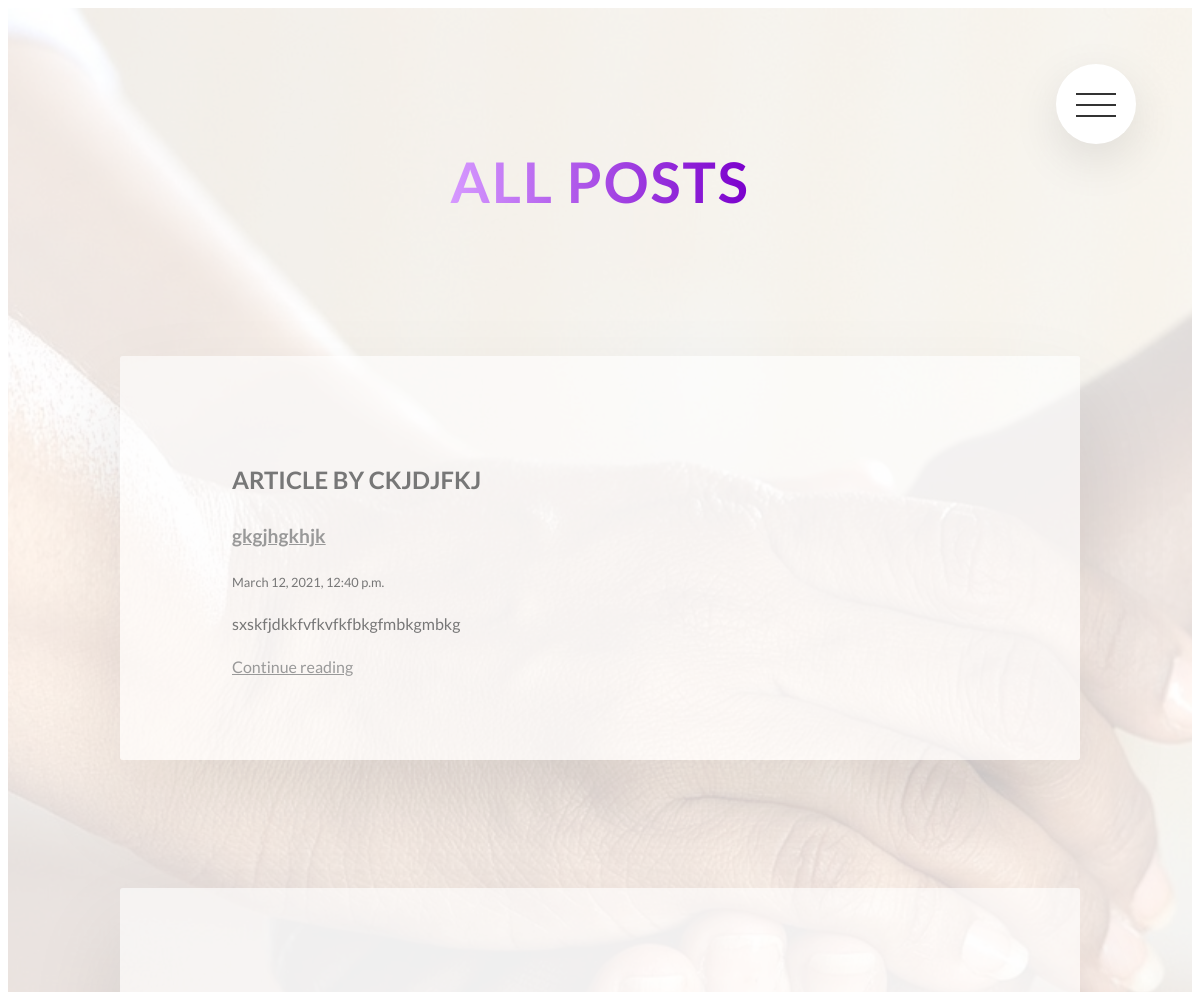
/posts/ (upper part), run on an earlier commit of the app's database.
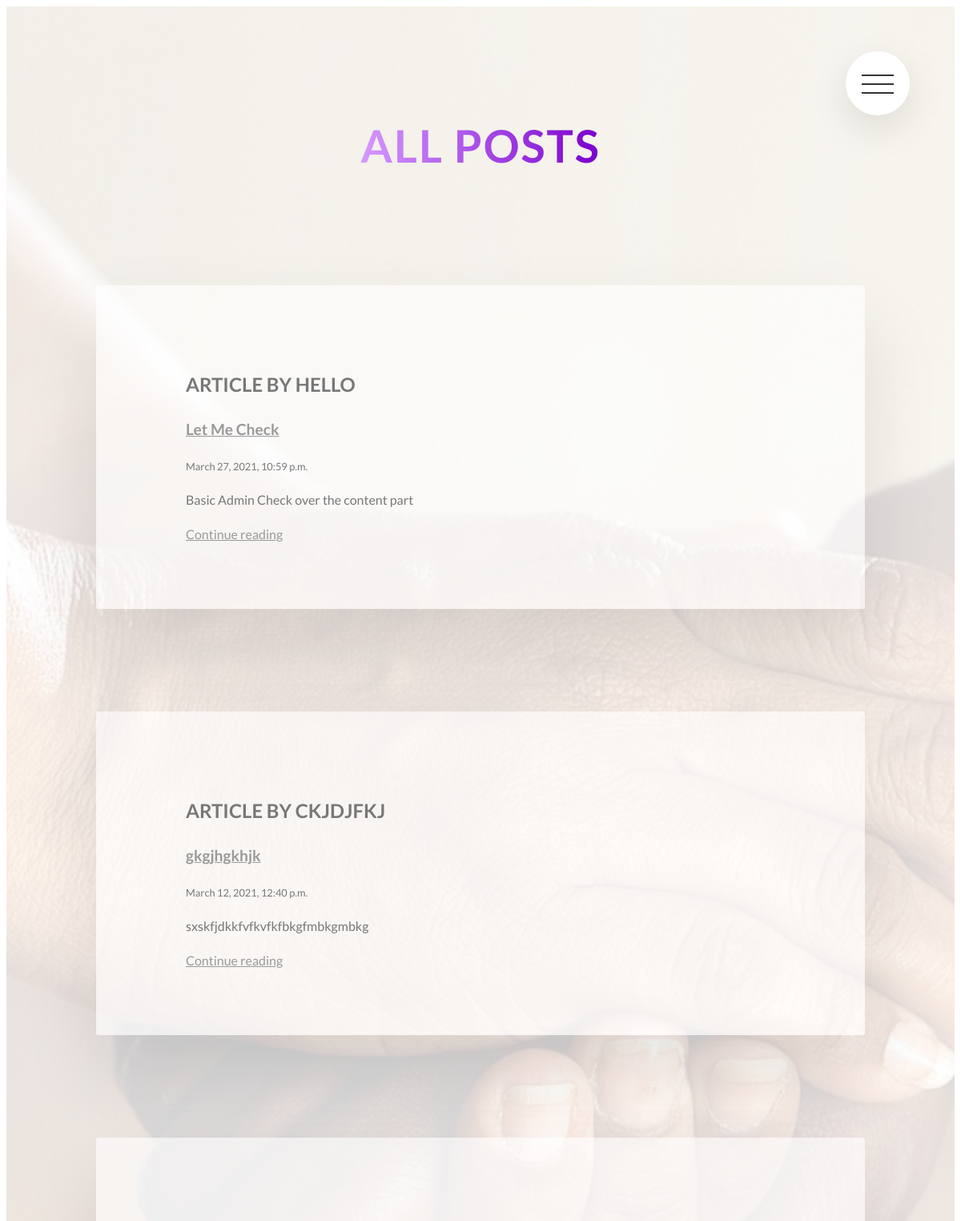
And on a later commit of the database.
### posts/models.py (models this page shows, shortened)
class Post(models.Model):
    sno = models.AutoField(primary_key=True)
    user = models.ForeignKey(User, related_name="posts",on_delete=models.CASCADE)
    title = models.CharField(max_length=200)
    author = models.CharField(max_length=100)
    content = models.TextField()
    views = models.IntegerField(default=0)
    likes = models.ManyToManyField(User, related_name='blog_posts')
    tags = models.CharField(max_length=200)
    slug  = models.SlugField(blank=True, unique=True)
    created_at = models.DateTimeField(default=now)

### posts/views.py (the view)
# urls.py: path("", AllPosts, name="all"),
def AllPosts(request):
    allPosts = Post.objects.all().order_by('-created_at')
    context = {
        'allPosts' : allPosts
    }
    return render(request,"posts/allpost.html",context)

### posts/templates/posts/allpost.html
{% extends "posts/post_base.html" %}
{% block post_content %}
<section class="all-post">
    <div class="bg-image">
        <img src="/static/img/home1.jpg" class="bg-image__content" alt="photo">
    </div>
    <div class="u-center-text u-margin-bottom-big">
    <h2 class="heading-secondary">All Posts</h2></div>
    {% for post in allPosts  %}
    <div class="row">
        <div class="post-one">
            <h3 class="heading-post">Article  by {{post.author}}</h3>
            <h3 class="heading-title"><a href="/posts/r/{{ post.slug }}" class="links">{{ post.title }}</a></h3>
            <div class="text">{{ post.created_at }}</div>
            <p class="text-post">{{post.content| truncatechars:200}}</p>
            <div class="more-link">
            	<a href="/posts/r/{{ post.slug }}" role="button" class="links">Continue reading</a>
            </div>
        </div>
    </div>
        {% endfor %}
</section>
{% endblock %}

### posts/templates/posts/post_base.html
{% extends "base.html" %}
{% block content %}
<div class="posts-page">
	<div class="container">
		<div class="row">
			{% block post_content %}{% endblock %}
		</div>
	</div>
</div>
{% endblock %}

### templates/base.html (shortened to what this page needs)
<!DOCTYPE html>
{% load static %}
<html>
  <head>
    <link rel="stylesheet" href="https://cdnjs.cloudflare.com/ajax/libs/font-awesome/4.7.0/css/font-awesome.min.css">
    <link rel="stylesheet" href="{% static 'css/style.css' %}">
  </head>
<body>
  <div class="navigation">
    <label for="navi-toogle" class="navigation__button">
        <span class="navigation__icon">&nbsp;</span>
    </label>
      </div>
  <div class="container mycontent">
    {% block content %} {% endblock %}
  </div>
  </body>
</html>

### static/css/style.css (style rules this page uses)
body { font-family: "Lato" ,sans-serif; font-weight: 400; line-height: 1.7; color: #777; }
.heading-secondary { font-size: 3.5rem; text-transform: uppercase; font-weight: 700; display: inline-block; background-image: linear-gradient(to right, #d699ff, #7a00cc); -webkit-background-clip: text; color: transparent; letter-spacing: 2px; transition: all .2s; }
.u-center-text { text-align: center !important; }
.u-margin-bottom-big { margin-bottom: 5rem !important; }
.bg-image { position: absolute; top: 0; left: 0; height: 100%; width: 100%; z-index: -1; opacity: .15; overflow: hidden; }
.bg-image__content { height: 100%; width: 100%; object-fit: cover; }
.all-post { position: relative; padding: 5rem 5rem; }
.post-one { width: 75%; margin: 0 auto; box-shadow: 0 3rem 6rem rgba(0, 0, 0, 0.1); background-color: rgba(255, 255, 255, 0.6); border-radius: 3px; padding: 5rem; padding-left: 7rem; }
.post-one .heading-post { font-size: 1.5rem; font-weight: 700; margin-bottom: 0; text-transform: uppercase; }
.post-one .heading-title { font-size: 1.2rem; color: #999; }
.post-one .links { color: #999; }
.post-one .text { font-size: .8rem; margin: 0; padding: 0; }
.row { max-width: 114rem; margin: 0 auto; }
.row:not(:last-child) { margin-bottom: 8rem; }
.row::after { content: ""; display: table; clear: both; }
.navigation__button { background-color: #fff; height: 5rem; width: 5rem; position: fixed; top: 4rem; right: 4rem; border-radius: 50%; z-index: 2000; box-shadow: 0 1rem 3rem rgba(0, 0, 0, 0.1); text-align: center; cursor: pointer; }
.navigation__icon { margin-top: 2.5rem; position: relative; }
.navigation__icon, .navigation__icon::before, .navigation__icon::after { width: 2.5rem; height: 2px; background-color: #333; display: inline-block; }
.navigation__icon::before, .navigation__icon::after { content: ""; position: absolute; left: 0; transition: all .2s; }
.navigation__icon::before { top: -.7rem; }
.navigation__icon::after { top: .7rem; }

What changed in the data, as far as the page shows it:
added Post: author "HELLO", title "Let Me Check", created_at "March 27, 2021, 10:59 p.m.", content "Basic Admin Check over the content part"
